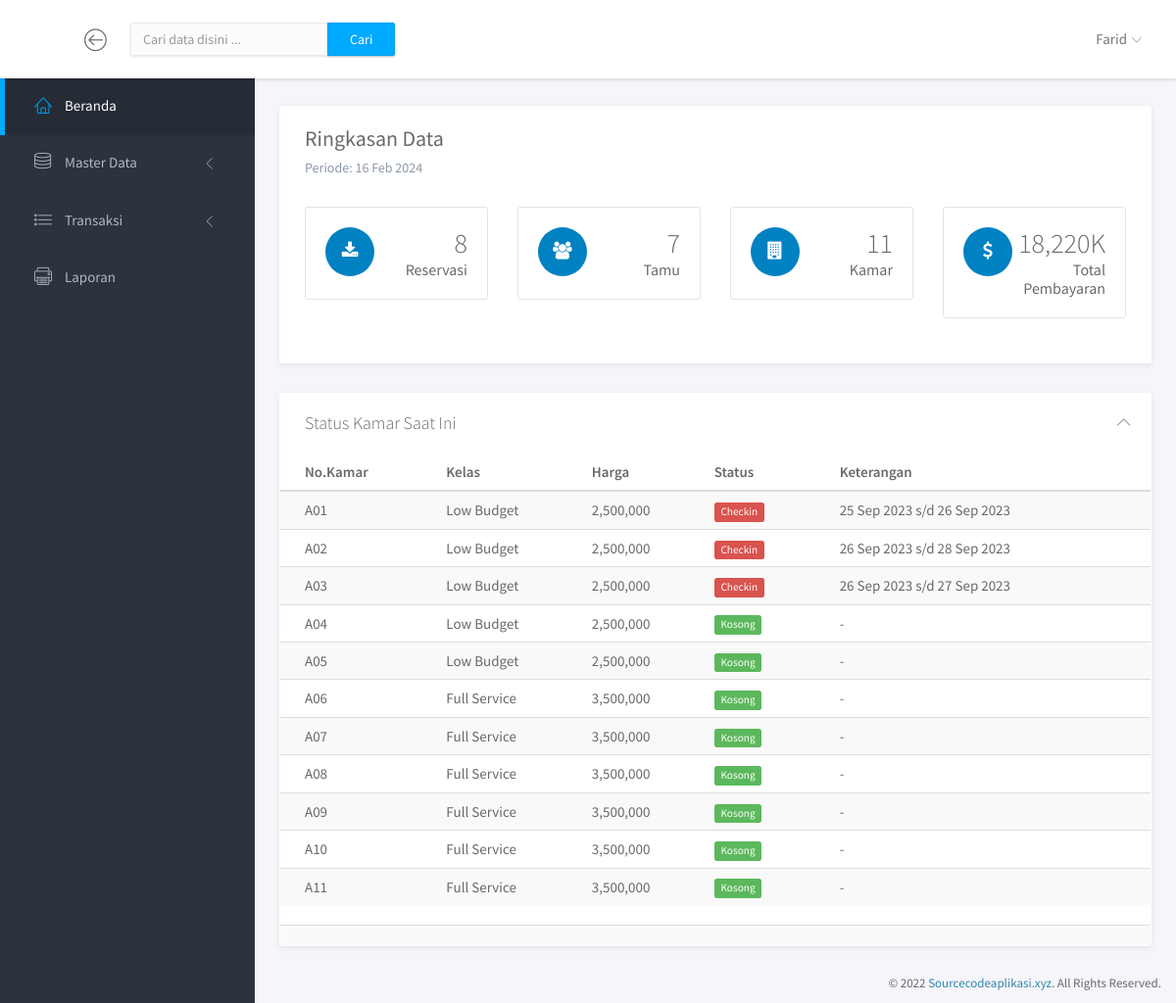
Page /index.php?p=home (signed in) on the committed database.
### tables this page shows
CREATE TABLE `kamar` (
  `no_kamar` varchar(5) NOT NULL,
  `kelas` varchar(20) NOT NULL,
  `harga` int(11) NOT NULL,
  `status_kamar` varchar(8) NOT NULL,
  `dari` datetime NOT NULL,
  `sampai` datetime NOT NULL
);

### pages/home.php (the view, shortened to what this page needs)
<?php
                $connection= new Connection();
                $conn=$connection->getConnection();
$sql1=$conn->query("SELECT COUNT(*) FROM reservasi");
$reservasi=$sql1->fetchColumn();
$sql2=$conn->query("SELECT COUNT(*) FROM tamu");
$tamu=$sql2->fetchColumn();
$sql3=$conn->query("SELECT COUNT(*) FROM kamar");
$kamar=$sql3->fetchColumn();
$sql4=$conn->query("SELECT SUM(jumlah_bayar) FROM reservasi");
$rev=$sql4->fetchColumn();
        ?>
<div class="main-content">
				<div class="container-fluid">
					<div class="panel panel-headline">
						<div class="panel-heading">
							<h3 class="panel-title">Ringkasan Data</h3>
							<p class="panel-subtitle">Periode: <?php echo date('d M Y') ; ?></p>
						</div>
						<div class="panel-body">
							<div class="row">
								<div class="col-md-3">
									<div class="metric">
										<span class="icon"><i class="fa fa-download"></i></span>
										<p>
											<span class="number"><?php echo number_format($reservasi) ; ?></span>
											<span class="title">Reservasi</span>
										</p>
									</div>
								</div>
								<div class="col-md-3">
									<div class="metric">
										<span class="icon"><i class="fa fa-users"></i></span>
										<p>
											<span class="number"><?php echo number_format($tamu) ; ?></span>
											<span class="title">Tamu</span>
										</p>
									</div>
								</div>
								<div class="col-md-3">
									<div class="metric">
										<span class="icon"><i class="fa fa-building"></i></span>
										<p>
											<span class="number"><?php echo number_format($kamar) ; ?></span>
											<span class="title">Kamar</span>
										</p>
									</div>
								</div>
								<div class="col-md-3">
									<div class="metric">
										<span class="icon"><i class="fa fa-dollar"></i></span>
										<p>
											<span class="number"><?php echo number_format($rev*0.001) ; ?>K</span>
											<span class="title">Total Pembayaran</span>
										</p>
									</div>
								</div>
							</div>
						</div>
					</div>
					<div class="row">
						<div class="col-md-12">
							<div class="panel">
								<div class="panel-heading">
									<h3 class="panel-title">Status Kamar Saat Ini</h3>
									<div class="right">
										<button type="button" class="btn-toggle-collapse"><i class="lnr lnr-chevron-up"></i></button>
									</div>
								</div>
								<div class="panel-body no-padding">
									<table class="table table-striped">
										<thead>
											<tr>
												<th>No.Kamar</th>
												<th>Kelas</th>
												<th>Harga</th>
												<th>Status</th>
												<th>Keterangan</th>
											</tr>
										</thead>
										<tbody>
										<?php $sqlget=$conn->prepare("SELECT * FROM kamar");
				$sqlget->execute();
				while($data=$sqlget->fetch(PDO::FETCH_ASSOC)){
					$dr=date('d M Y', strtotime($data['dari']));
					$sm=date('d M Y', strtotime($data['sampai']));
					if($data['status_kamar']=="Kosong"){
						$cl="label label-success";
						$ket ="-";
					}
					else {
						$cl="label label-danger";
						$ket = $dr." s/d ".$sm;
					}
											echo "<tr>
												<td>$data[no_kamar]</td>
												<td>$data[kelas]</td>
												<td>".number_format($data['harga'])."</td>
												<td><span class='$cl'>$data[status_kamar]</span></td>
												<td>$ket</span></td>
											</tr>";
										}
										?>
										</tbody>
									</table>
								</div>
								<div class="panel-footer">
								</div>
							</div>
						</div>
					</div>
							</div>
						</div>

### index.php (shortened to what this page needs)
<?php
 if (empty($_SESSION['username'])) {
 header("location:login.php");
 }
 else {
                $connection= new Connection();
                $conn=$connection->getConnection();
    $sql78=$conn->prepare("SELECT * FROM admin WHERE username='$_SESSION[username]'");
        $sql78->execute();
    $hasil78=$sql78->fetch(PDO::FETCH_ASSOC);
     ?>
<!doctype html>
<html lang="en">
<head>
	<link rel="stylesheet" href="assets/vendor/bootstrap/css/bootstrap.min.css">
	<link rel="stylesheet" href="assets/vendor/font-awesome/css/font-awesome.min.css">
	<link rel="stylesheet" href="assets/vendor/linearicons/style.css">
	<link rel="stylesheet" href="assets/vendor/chartist/css/chartist-custom.css">
	<link rel="stylesheet" href="assets/css/main.css">
	<link rel="stylesheet" href="assets/css/demo.css">
</head>
<body>
	<div id="wrapper">
		<nav class="navbar navbar-default navbar-fixed-top">
			<div class="brand">
			</div>
			<div class="container-fluid">
				<div class="navbar-btn">
					<button type="button" class="btn-toggle-fullwidth"><i class="lnr lnr-arrow-left-circle"></i></button>
				</div>
				<form class="navbar-form navbar-left" method="post" action="<?php $_SERVER['PHP_SELF'] ; ?>">
					<div class="input-group">
						<input type="text" class="form-control" name="txtKataKunci" placeholder="Cari data disini ...">
						<span class="input-group-btn"><button type="submit" class="btn btn-primary" name="btnCari">Cari</button></span>
					</div>
				</form>
				<div id="navbar-menu">
					<ul class="nav navbar-nav navbar-right">
						<li class="dropdown">
							<a href="#" class="dropdown-toggle" data-toggle="dropdown"> <span><?php echo $hasil78['nama_admin'] ; ?></span> <i class="icon-submenu lnr lnr-chevron-down"></i></a>
						</li>
					</ul>
				</div>
			</div>
		</nav>
		<div id="sidebar-nav" class="sidebar">
			<div class="sidebar-scroll">
				<nav>
					<ul class="nav">
						<li><a href="?p=home" class="active"><i class="lnr lnr-home"></i> <span>Beranda</span></a></li>
						<li>
							<a href="#subPages" data-toggle="collapse" class="collapsed"><i class="lnr lnr-database"></i> <span>Master Data</span> <i class="icon-submenu lnr lnr-chevron-left"></i></a>
						</li>
						<li>
							<a href="#subPages2" data-toggle="collapse" class="collapsed"><i class="lnr lnr-list"></i> <span>Transaksi</span> <i class="icon-submenu lnr lnr-chevron-left"></i></a>
						</li>
						<li><a href="?p=laporan" class=""><i class="lnr lnr-printer"></i> <span>Laporan</span></a></li>
					</ul>
				</nav>
			</div>
		</div>
		<div class="main">
			<?php include ('isi.php') ; ?>
		</div>
		<footer>
			<div class="container-fluid">
				<p class="copyright">&copy; 2022 <a href="#" target="_blank">Sourcecodeaplikasi.xyz</a>. All Rights Reserved.</p>
			</div>
		</footer>
	</div>
</body>
</html>
<?php } ?>

### isi.php
<?php
		$pages_dir = 'pages';
		if(!empty($_GET['p'])){
			$pages = scandir($pages_dir, 0);
			unset($pages[0], $pages[1]);
			$p = $_GET['p'];
			if(in_array($p.'.php', $pages)){
				include($pages_dir.'/'.$p.'.php');
			} else {
				echo 'Halaman tidak ditemukan! :(';
			}
		} else {
			include($pages_dir.'/home.php');
		}
		?>

### rows in the picture
kamar: no_kamar "A01", kelas "Low Budget", harga "2,500,000", status_kamar "Checkin", ket "25 Sep 2023 s/d 26 Sep 2023"
kamar: no_kamar "A02", kelas "Low Budget", harga "2,500,000", status_kamar "Checkin", ket "26 Sep 2023 s/d 28 Sep 2023"
kamar: no_kamar "A03", kelas "Low Budget", harga "2,500,000", status_kamar "Checkin", ket "26 Sep 2023 s/d 27 Sep 2023"
kamar: no_kamar "A04", kelas "Low Budget", harga "2,500,000", status_kamar "Kosong", status_kamar "-"
kamar: no_kamar "A05", kelas "Low Budget", harga "2,500,000", status_kamar "Kosong", status_kamar "-"
kamar: no_kamar "A06", kelas "Full Service", harga "3,500,000", status_kamar "Kosong", status_kamar "-"
kamar: no_kamar "A07", kelas "Full Service", harga "3,500,000", status_kamar "Kosong", status_kamar "-"
kamar: no_kamar "A08", kelas "Full Service", harga "3,500,000", status_kamar "Kosong", status_kamar "-"
kamar: no_kamar "A09", kelas "Full Service", harga "3,500,000", status_kamar "Kosong", status_kamar "-"
kamar: no_kamar "A10", kelas "Full Service", harga "3,500,000", status_kamar "Kosong", status_kamar "-"
kamar: no_kamar "A11", kelas "Full Service", harga "3,500,000", status_kamar "Kosong", status_kamar "-"

### other values in the picture
$hasil78['nama_admin'] "Farid"
$reservasi "8"
$tamu "7"
$kamar "11"
$rev*0.001 "18,220"
